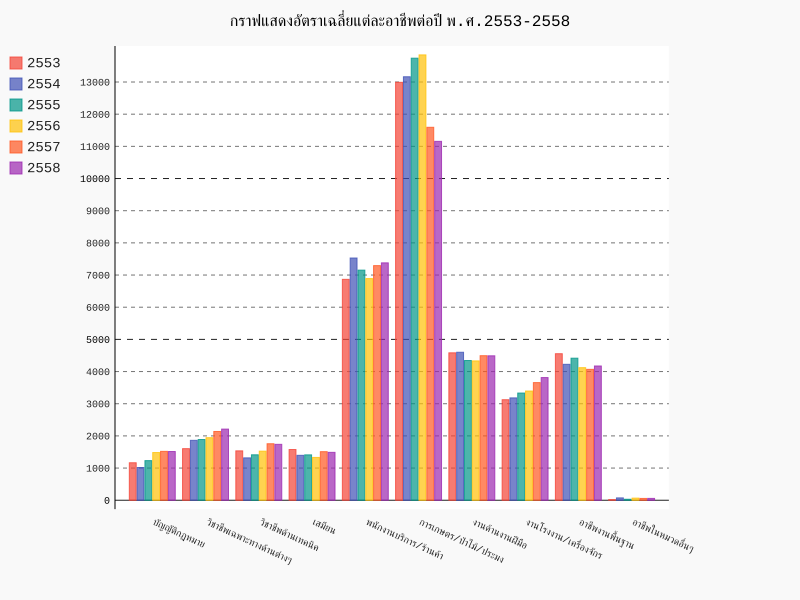

Generate this figure with Python:
"""make graph"""
import pygal
from xlrd import open_workbook
def make_graph():
    """make graph in section center"""

    #open worksheet2553
    book = open_workbook('D:/MB_Boss/KMITL/PSIT/Project/53,56.xlsx')
    sheet53 = book.sheet_by_index(0)
    law53 = [sheet53.cell(1, col_index).value for col_index in range(1, 13)]
    profess53 = [sheet53.cell(2, col_index).value for col_index in range(1, 13)]
    tech53 = [sheet53.cell(3, col_index).value for col_index in range(1, 13)]
    clerk53 = [sheet53.cell(4, col_index).value for col_index in range(1, 13)]
    market53 = [sheet53.cell(5, col_index).value for col_index in range(1, 13)]
    fishing53 = [sheet53.cell(6, col_index).value for col_index in range(1, 13)]
    business53 = [sheet53.cell(7, col_index).value for col_index in range(1, 13)]
    fact53 = [sheet53.cell(8, col_index).value for col_index in range(1, 13)]
    sale53 = [sheet53.cell(9, col_index).value for col_index in range(1, 13)]
    other53 = [sheet53.cell(10, col_index).value for col_index in range(1, 13)]

    #open worksheet2554
    book = open_workbook('D:/MB_Boss/KMITL/PSIT/Project/54,57.xlsx')
    sheet54 = book.sheet_by_index(0)
    law54 = [sheet54.cell(1, col_index).value for col_index in range(1, 12)]
    profess54 = [sheet54.cell(2, col_index).value for col_index in range(1, 12)]
    tech54 = [sheet54.cell(3, col_index).value for col_index in range(1, 12)]
    clerk54 = [sheet54.cell(4, col_index).value for col_index in range(1, 12)]
    market54 = [sheet54.cell(5, col_index).value for col_index in range(1, 12)]
    fishing54 = [sheet54.cell(6, col_index).value for col_index in range(1, 12)]
    business54 = [sheet54.cell(7, col_index).value for col_index in range(1, 12)]
    fact54 = [sheet54.cell(8, col_index).value for col_index in range(1, 12)]
    sale54 = [sheet54.cell(9, col_index).value for col_index in range(1, 12)]
    other54 = [sheet54.cell(10, col_index).value for col_index in range(1, 12)]

    #open worksheet2555
    book = open_workbook('D:/MB_Boss/KMITL/PSIT/Project/job55_2.xlsx')
    sheet55 = book.sheet_by_index(0)
    law55 = [sheet55.cell(1, col_index).value for col_index in range(1, 13)]
    profess55 = [sheet55.cell(2, col_index).value for col_index in range(1, 13)]
    tech55 = [sheet55.cell(3, col_index).value for col_index in range(1, 13)]
    clerk55 = [sheet55.cell(4, col_index).value for col_index in range(1, 13)]
    market55 = [sheet55.cell(5, col_index).value for col_index in range(1, 13)]
    fishing55 = [sheet55.cell(6, col_index).value for col_index in range(1, 13)]
    business55 = [sheet55.cell(7, col_index).value for col_index in range(1, 13)]
    fact55 = [sheet55.cell(8, col_index).value for col_index in range(1, 13)]
    sale55 = [sheet55.cell(9, col_index).value for col_index in range(1, 13)]
    other55 = [sheet55.cell(10, col_index).value for col_index in range(1, 13)]

    #open worksheet2556
    book = open_workbook('D:/MB_Boss/KMITL/PSIT/Project/53,56.xlsx')
    sheet56 = book.sheet_by_index(1)
    law56 = [sheet56.cell(1, col_index).value for col_index in range(1, 13)]
    profess56 = [sheet56.cell(2, col_index).value for col_index in range(1, 13)]
    tech56 = [sheet56.cell(3, col_index).value for col_index in range(1, 13)]
    clerk56 = [sheet56.cell(4, col_index).value for col_index in range(1, 13)]
    market56 = [sheet56.cell(5, col_index).value for col_index in range(1, 13)]
    fishing56 = [sheet56.cell(6, col_index).value for col_index in range(1, 13)]
    business56 = [sheet56.cell(7, col_index).value for col_index in range(1, 13)]
    fact56 = [sheet56.cell(8, col_index).value for col_index in range(1, 13)]
    sale56 = [sheet56.cell(9, col_index).value for col_index in range(1, 13)]
    other56 = [sheet56.cell(10, col_index).value for col_index in range(1, 13)]

    #open worksheet2557
    book57 = open_workbook('D:/MB_Boss/KMITL/PSIT/Project/54,57.xlsx')
    sheet57 = book57.sheet_by_index(1)
    law57 = [sheet57.cell(1, col_index).value for col_index in range(1, 13)]
    profess57 = [sheet57.cell(2, col_index).value for col_index in range(1, 13)]
    tech57 = [sheet57.cell(3, col_index).value for col_index in range(1, 13)]
    clerk57 = [sheet57.cell(4, col_index).value for col_index in range(1, 13)]
    market57 = [sheet57.cell(5, col_index).value for col_index in range(1, 13)]
    fishing57 = [sheet57.cell(6, col_index).value for col_index in range(1, 13)]
    business57 = [sheet57.cell(7, col_index).value for col_index in range(1, 13)]
    fact57 = [sheet57.cell(8, col_index).value for col_index in range(1, 13)]
    sale57 = [sheet57.cell(9, col_index).value for col_index in range(1, 13)]
    other57 = [sheet57.cell(10, col_index).value for col_index in range(1, 13)]

    #open worksheet2558
    book = open_workbook('D:/MB_Boss/KMITL/PSIT/Project/job58.xlsx')
    sheet = book.sheet_by_index(0) #select sheet
    law = [sheet.cell(1, col_index).value for col_index in range(1, 13)]
    profess = [sheet.cell(2, col_index).value for col_index in range(1, 13)]
    tech = [sheet.cell(3, col_index).value for col_index in range(1, 13)]
    clerk = [sheet.cell(4, col_index).value for col_index in range(1, 13)]
    market = [sheet.cell(5, col_index).value for col_index in range(1, 13)]
    fishing = [sheet.cell(6, col_index).value for col_index in range(1, 13)]
    business = [sheet.cell(7, col_index).value for col_index in range(1, 13)]
    fact = [sheet.cell(8, col_index).value for col_index in range(1, 13)]
    sale = [sheet.cell(9, col_index).value for col_index in range(1, 13)]
    other = [sheet.cell(10, col_index).value for col_index in range(1, 13)]


    #----------------------------------------------------------------------------#


    #make graph
    line_chart =  pygal.Bar(x_label_rotation=25)
    line_chart.title = 'กราฟแสดงอัตราเฉลี่ยแต่ละอาชีพต่อปี พ.ศ.2553-2558'
    career = []
    #แกนx
    for i in [sheet54.cell(col_index, 0).value for col_index in range(1, 11)]:
        career.append(i)

    #2553
    count_law53 = 0
    count_profess53 = 0
    count_tech53 = 0
    count_clerk53 = 0
    count_market53 = 0
    count_fishing53 = 0
    count_business53 = 0
    count_fact53 = 0
    count_sale53 = 0
    count_other53 = 0
    for i in law53:
        count_law53 += i
    count_law53 = float("%.2f" %(count_law53/12))
    for i in profess53:
        count_profess53 += i
    count_profess53 = float("%.2f" %(count_profess53/12))
    for i in tech53:
        count_tech53 += i
    count_tech53 = float("%.2f" %(count_tech53/12))
    for i in clerk53:
        count_clerk53 += i
    count_clerk53 = float("%.2f" %(count_clerk53/12))
    for i in market53:
        count_market53 += i
    count_market53 = float("%.2f" %(count_market53/12))
    for i in fishing53:
        count_fishing53 += i
    count_fishing53 = float("%.2f" %(count_fishing53/12))
    for i in business53:
        count_business53 += i
    count_business53 = float("%.2f" %(count_business53/12))
    for i in fact53:
        count_fact53 += i
    count_fact53 = float("%.2f" %(count_fact53/12))
    for i in sale53:
        count_sale53 += i
    count_sale53 = float("%.2f" %(count_sale53/12))
    for i in other53:
        count_other53 += i
    count_other53 = float("%.2f" %(count_other53/12))


    #2554
    count_law54 = 0
    count_profess54 = 0
    count_tech54 = 0
    count_clerk54 = 0
    count_market54 = 0
    count_fishing54 = 0
    count_business54 = 0
    count_fact54 = 0
    count_sale54 = 0
    count_other54 = 0
    for i in law54:
        count_law54 += i
    count_law54 = float("%.2f" %(count_law54/11))
    for i in profess54:
        count_profess54 += i
    count_profess54 = float("%.2f" %(count_profess54/11))
    for i in tech54:
        count_tech54 += i
    count_tech54 = float("%.2f" %(count_tech54/11))
    for i in clerk54:
        count_clerk54 += i
    count_clerk54 = float("%.2f" %(count_clerk54/11))
    for i in market54:
        count_market54 += i
    count_market54 = float("%.2f" %(count_market54/11))
    for i in fishing54:
        count_fishing54 += i
    count_fishing54 = float("%.2f" %(count_fishing54/11))
    for i in business54:
        count_business54 += i
    count_business54 = float("%.2f" %(count_business54/11))
    for i in fact54:
        count_fact54 += i
    count_fact54 = float("%.2f" %(count_fact54/11))
    for i in sale54:
        count_sale54 += i
    count_sale54 = float("%.2f" %(count_sale54/11))
    for i in other54:
        count_other54 += i
    count_other54 = float("%.2f" %(count_other54/11))


    #2555
    count_law55 = 0
    count_profess55 = 0
    count_tech55 = 0
    count_clerk55 = 0
    count_market55 = 0
    count_fishing55 = 0
    count_business55 = 0
    count_fact55 = 0
    count_sale55 = 0
    count_other55 = 0
    for i in law55:
        count_law55 += i
    count_law55 = float("%.2f" %(count_law55/12))
    for i in profess55:
        count_profess55 += i
    count_profess55 = float("%.2f" %(count_profess55/12))
    for i in tech55:
        count_tech55 += i
    count_tech55 = float("%.2f" %(count_tech55/12))
    for i in clerk55:
        count_clerk55 += i
    count_clerk55 = float("%.2f" %(count_clerk55/12))
    for i in market55:
        count_market55 += i
    count_market55 = float("%.2f" %(count_market55/12))
    for i in fishing55:
        count_fishing55 += i
    count_fishing55 = float("%.2f" %(count_fishing55/12))
    for i in business55:
        count_business55 += i
    count_business55 = float("%.2f" %(count_business55/12))
    for i in fact55:
        count_fact55 += i
    count_fact55 = float("%.2f" %(count_fact55/12))
    for i in sale55:
        count_sale55 += i
    count_sale55 = float("%.2f" %(count_sale55/12))
    for i in other55:
        count_other55 += i
    count_other55 = float("%.2f" %(count_other55/12))


    #2556
    count_law56 = 0
    count_profess56 = 0
    count_tech56 = 0
    count_clerk56 = 0
    count_market56 = 0
    count_fishing56 = 0
    count_business56 = 0
    count_fact56 = 0
    count_sale56 = 0
    count_other56 = 0
    for i in law56:
        count_law56 += i
    count_law56 = float("%.2f" %(count_law56/12))
    for i in profess56:
        count_profess56 += i
    count_profess56 = float("%.2f" %(count_profess56/12))
    for i in tech56:
        count_tech56 += i
    count_tech56 = float("%.2f" %(count_tech56/12))
    for i in clerk56:
        count_clerk56 += i
    count_clerk56 = float("%.2f" %(count_clerk56/12))
    for i in market56:
        count_market56 += i
    count_market56 = float("%.2f" %(count_market56/12))
    for i in fishing56:
        count_fishing56 += i
    count_fishing56 = float("%.2f" %(count_fishing56/12))
    for i in business56:
        count_business56 += i
    count_business56 = float("%.2f" %(count_business56/12))
    for i in fact56:
        count_fact56 += i
    count_fact56 = float("%.2f" %(count_fact56/12))
    for i in sale56:
        count_sale56 += i
    count_sale56 = float("%.2f" %(count_sale56/12))
    for i in other56:
        count_other56 += i
    count_other56 = float("%.2f" %(count_other56/12))


    #2557
    count_law57 = 0
    count_profess57 = 0
    count_tech57 = 0
    count_clerk57 = 0
    count_market57 = 0
    count_fishing57 = 0
    count_business57 = 0
    count_fact57 = 0
    count_sale57 = 0
    count_other57 = 0
    for i in law57:
        count_law57 += i
    count_law57 = float("%.2f" %(count_law57/12))
    for i in profess57:
        count_profess57 += i
    count_profess57 = float("%.2f" %(count_profess57/12))
    for i in tech57:
        count_tech57 += i
    count_tech57 = float("%.2f" %(count_tech57/12))
    for i in clerk57:
        count_clerk57 += i
    count_clerk57 = float("%.2f" %(count_clerk57/12))
    for i in market57:
        count_market57 += i
    count_market57 = float("%.2f" %(count_market57/12))
    for i in fishing57:
        count_fishing57 += i
    count_fishing57 = float("%.2f" %(count_fishing57/12))
    for i in business57:
        count_business57 += i
    count_business57 = float("%.2f" %(count_business57/12))
    for i in fact57:
        count_fact57 += i
    count_fact57 = float("%.2f" %(count_fact57/12))
    for i in sale57:
        count_sale57 += i
    count_sale57 = float("%.2f" %(count_sale57/12))
    for i in other57:
        count_other57 += i
    count_other57 = float("%.2f" %(count_other57/12))


    #2558
    count_law = 0
    count_profess = 0
    count_tech = 0
    count_clerk = 0
    count_market = 0
    count_fishing = 0
    count_business = 0
    count_fact = 0
    count_sale = 0
    count_other = 0
    for i in law:
        count_law += i
    count_law = float("%.2f" %(count_law/12))
    for i in profess:
        count_profess += i
    count_profess = float("%.2f" %(count_profess/12))
    for i in tech:
        count_tech += i
    count_tech = float("%.2f" %(count_tech/12))
    for i in clerk:
        count_clerk += i
    count_clerk = float("%.2f" %(count_clerk/12))
    for i in market:
        count_market += i
    count_market = float("%.2f" %(count_market/12))
    for i in fishing:
        count_fishing += i
    count_fishing = float("%.2f" %(count_fishing/12))
    for i in business:
        count_business += i
    count_business = float("%.2f" %(count_business/12))
    for i in fact:
        count_fact += i
    count_fact = float("%.2f" %(count_fact/12))
    for i in sale:
        count_sale += i
    count_sale = float("%.2f" %(count_sale/12))
    for i in other:
        count_other += i
    count_other = float("%.2f" %(count_other/12))

    
    line_chart.x_labels = map(str, career)
    line_chart.add('2553', [count_law53, count_profess53, count_tech53, count_clerk53, count_market53,\
                           count_fishing53, count_business53, count_fact53, count_sale53, count_other53])
    line_chart.add('2554', [count_law54, count_profess54, count_tech54, count_clerk54, count_market54,\
                           count_fishing54, count_business54, count_fact54, count_sale54, count_other54])
    line_chart.add('2555', [count_law55, count_profess55, count_tech55, count_clerk55, count_market55,\
                           count_fishing55, count_business55, count_fact55, count_sale55, count_other55])
    line_chart.add('2556', [count_law56, count_profess56, count_tech56, count_clerk56, count_market56,\
                           count_fishing56, count_business56, count_fact56, count_sale56, count_other56])
    line_chart.add('2557', [count_law57, count_profess57, count_tech57, count_clerk57, count_market57,\
                           count_fishing57, count_business57, count_fact57, count_sale57, count_other57])
    line_chart.add('2558', [count_law, count_profess, count_tech, count_clerk, count_market,\
                           count_fishing, count_business, count_fact, count_sale, count_other])
    line_chart.render_to_file('ave_all.svg')

make_graph()
